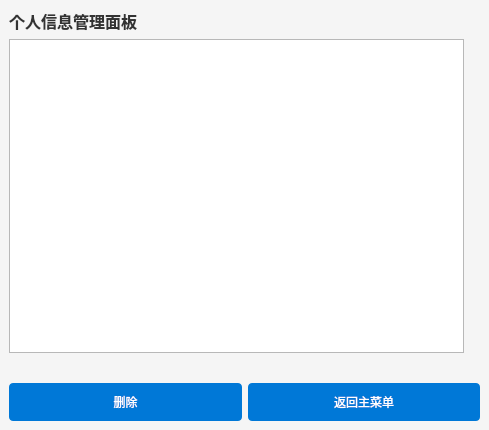
<?xml version="1.0" encoding="UTF-8"?>
<ui version="4.0">
 <class>ProfileManagementWindow</class>
 <widget class="QMainWindow" name="ProfileManagementWindow">
  <property name="geometry">
   <rect>
    <x>0</x>
    <y>0</y>
    <width>489</width>
    <height>430</height>
   </rect>
  </property>
  <property name="styleSheet">
   <string>QMainWindow {
    background-color: #F5F5F5;
    font-family: 'Segoe UI', sans-serif;
}

QPushButton {
    background-color: #0078D7;
    border: none;
    border-radius: 4px;
    color: white;
    padding: 10px;
    min-width: 150px;
}

QPushButton:hover {
    background-color: #005FAC;
}

QLineEdit {
    border: 1px solid #ccc;
    font-size: 14px;
    color: #333;
    padding: 5px;
}

QLabel {
    font-size: 16px;
    font-weight: bold;
    color: #333;
}

QTextEdit {
    border: 1px solid #ccc;
    font-size: 14px;
    color: #333;
    padding: 10px;
}</string>
  </property>
  <widget class="QWidget" name="centralwidget">
   <layout class="QGridLayout" name="gridLayout">
    <item row="0" column="0">
     <widget class="QLabel" name="profileTitleLabel">
      <property name="text">
       <string>个人信息管理面板</string>
      </property>
     </widget>
    </item>
    <item row="2" column="1">
     <widget class="QLabel" name="statusLabel">
      <property name="styleSheet">
       <string notr="true">QLabel {
    color: red;
}
</string>
      </property>
      <property name="text">
       <string/>
      </property>
     </widget>
    </item>
    <item row="3" column="0" colspan="2">
     <layout class="QHBoxLayout" name="buttonLayout">
      <item>
       <widget class="QPushButton" name="deleteButton">
        <property name="cursor">
         <cursorShape>PointingHandCursor</cursorShape>
        </property>
        <property name="text">
         <string>删除</string>
        </property>
       </widget>
      </item>
      <item>
       <widget class="QPushButton" name="backButton">
        <property name="cursor">
         <cursorShape>PointingHandCursor</cursorShape>
        </property>
        <property name="text">
         <string>返回主菜单</string>
        </property>
       </widget>
      </item>
     </layout>
    </item>
    <item row="1" column="0">
     <widget class="QTableWidget" name="tableWidget"/>
    </item>
   </layout>
  </widget>
 </widget>
 <resources/>
 <connections/>
</ui>
